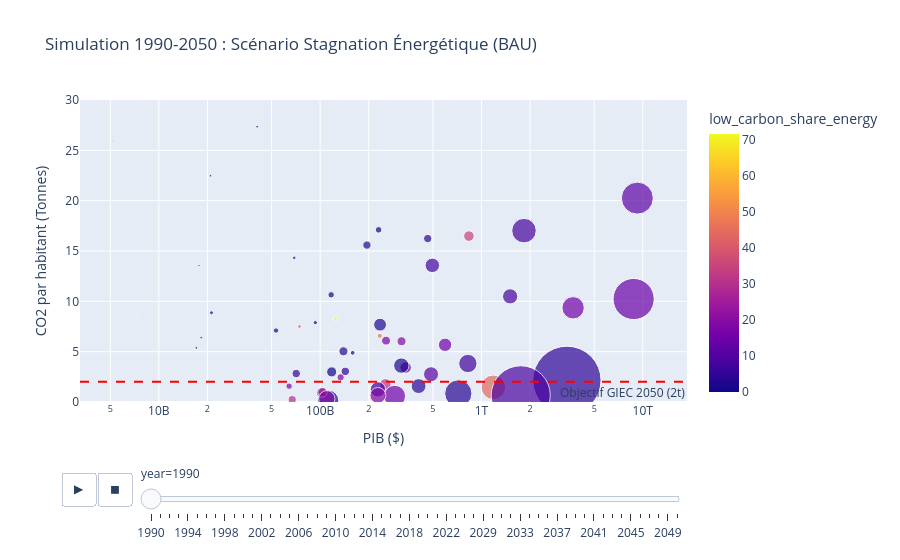

The cell this chart's notebook holds for it:
### Code cell
# 1. On prépare le dataset du passé en renommant la colonne CO2 pour qu'elle corresponde au futur
df_passé = df_ml[['country', 'year', 'gdp', 'population', 'low_carbon_share_energy', 'co2_per_capita']].copy()
df_passé = df_passé.rename(columns={'co2_per_capita': 'co2_final'})

# 2. On prépare le dataset du futur avec le même nom de colonne
df_futur = df_futur_bau[['country', 'year', 'gdp', 'population', 'low_carbon_share_energy', 'co2_per_capita_pred']].copy()
df_futur = df_futur.rename(columns={'co2_per_capita_pred': 'co2_final'})

# 3. Le grand collage (On empile les lignes)
df_total_2050 = pd.concat([df_passé, df_futur], ignore_index=True)

# 4. Optionnel mais recommandé : On applique ton idée de regrouper l'UE pour que ce soit lisible !
pays_ue = ['France', 'Germany', 'Italy', 'Spain', 'Netherlands', 'Belgium', 'Poland', 'Sweden', 'Austria', 'Denmark', 'Finland', 'Ireland', 'Portugal', 'Greece', 'Czechia', 'Romania', 'Hungary', 'Slovakia', 'Bulgaria', 'Croatia', 'Lithuania', 'Slovenia', 'Latvia', 'Estonia', 'Cyprus', 'Luxembourg', 'Malta']
df_total_2050['region_or_country'] = df_total_2050['country']
df_total_2050.loc[df_total_2050['country'].isin(pays_ue), 'region_or_country'] = 'Union Européenne'

df_global_visu = df_total_2050.groupby(['region_or_country', 'year']).agg({
    'gdp': 'sum',
    'population': 'sum',
    'co2_final': 'mean',
    'low_carbon_share_energy': 'mean'
}).reset_index()

# 5. On génère le graphique Plotly ultime
import plotly.express as px

fig = px.scatter(df_global_visu,
                 x="gdp",
                 y="co2_final",
                 size="population",
                 size_max=60,
                 color="low_carbon_share_energy",
                 hover_name="region_or_country",
                 log_x=True,
                 animation_frame="year",
                 range_y=[0, 30], # Garde l'axe Y fixe pour bien voir les mouvements
                 title="Simulation 1990-2050 : Scénario Stagnation Énergétique (BAU)",
                 labels={"gdp":"PIB ($)", "co2_final": "CO2 par habitant (Tonnes)"})

# On ajoute la ligne d'objectif du GIEC dont on a parlé (les 2 tonnes !)
fig.add_hline(y=2, line_dash="dash", line_color="red", annotation_text="Objectif GIEC 2050 (2t)", annotation_position="bottom right")

fig.show()

### Figure 1 — Plotly figure (JSON) as saved in the notebook; plotly's stock layout.template omitted (floating-point values rounded to 4 significant figures)
{"data": [{"hovertemplate": "<b>%{hovertext}</b><br><br>year=1990<br>PIB ($)=%{x}<br>CO2 par habitant (Tonnes)=%{y}<br>population=%{marker.size}<br>low_carbon_share_energy=%{marker.color}<extra></extra>", "hovertext": ["Algeria", "Argentina", "Australia", "Azerbaijan", "Bangladesh", "Belarus", "Brazil", "Canada", "Chile", "China", "Colombia", "Ecuador", "Egypt", "Hong Kong", "Iceland", "India", "Indonesia", "Iran", "Iraq", "Israel", "Japan", "Kazakhstan", "Kuwait", "Malaysia", "Mexico", "Morocco", "New Zealand", "North Macedonia", "Norway", "Oman", "Pakistan", "Peru", "Philippines", "Qatar", "Russia", "Saudi Arabia", "Singapore", "South Africa", "South Korea", "Sri Lanka", "Switzerland", "Taiwan", "Thailand", "Trinidad and Tobago", "Turkey", "Turkmenistan", "Ukraine", "Union Européenne", "United Arab Emirates", "United Kingdom", "United States", "Uzbekistan", "Venezuela", "Vietnam"], "legendgroup": "", "marker": {"color": [0.119, 13.7, 4.137, 1.77, 3.332, 0.012, 43.67, 35.07, 18.08, 4.45, 31.2, 17.3, 7.097, 0.0, 59.08, 8.845, 3.597, 2.531, 5.453, 0.006, 15.85, 2.384, 0.0, 4.645, 7.005, 4.106, 40.27, 4.612, 71.56, 0.0, 16.08, 28.07, 18.76, 0.0, 7.893, 0.0, 0.097, 2.553, 14.88, 29.79, 45.97, 18.87, 3.878, 0.139, 11.59, 0.005, 7.553, 14.33, 0.0, 7.938, 12.01, 3.562, 17.21, 19.58], "coloraxis": "coloraxis", "size": [25380000.0, 32760000.0, 17130000.0, 7231000.0, 111600000.0, 10190000.0, 149100000.0, 27790000.0, 13440000.0, 1154000000.0, 32440000.0, 10470000.0, 58400000.0, 5561000.0, 254800.0, 865000000.0, 183500000.0, 58380000.0, 17580000.0, 4545000.0, 123400000.0, 17150000.0, 1685000.0, 17830000.0, 82820000.0, 24380000.0, 3397000.0, 2064000.0, 4241000.0, 1764000.0, 116200000.0, 22010000.0, 62850000.0, 440200.0, 149000000.0, 10640000.0, 3040000.0, 40750000.0, 44080000.0, 16350000.0, 6713000.0, 20590000.0, 54740000.0, 1252000.0, 56020000.0, 3761000.0, 52050000.0, 419600000.0, 1898000.0, 57370000.0, 253400000.0, 20460000.0, 19830000.0, 65500000.0], "sizemode": "area", "sizeref": 494900.0, "symbol": "circle"}, "mode": "markers", "name": "", "orientation": "v", "showlegend": false, "type": "scatter", "x": [117800000000.0, 338800000000.0, 464100000000.0, 53240000000.0, 112100000000.0, 117000000000.0, 1185000000000.0, 836000000000.0, 134000000000.0, 3385000000000.0, 253500000000.0, 64190000000.0, 228000000000.0, 159000000000.0, 7326000000.0, 1751000000000.0, 718500000000.0, 318500000000.0, 71050000000.0, 93270000000.0, 3700000000000.0, 194900000000.0, 20900000000.0, 143200000000.0, 823600000000.0, 102200000000.0, 74480000000.0, 17070000000.0, 124900000000.0, 18310000000.0, 290100000000.0, 103600000000.0, 227900000000.0, 5222000000.0, 1835000000000.0, 230200000000.0, 69070000000.0, 235100000000.0, 594800000000.0, 67100000000.0, 234200000000.0, 319500000000.0, 407600000000.0, 17710000000.0, 486800000000.0, 21200000000.0, 495900000000.0, 8776000000000.0, 40640000000.0, 1506000000000.0, 9250000000000.0, 139400000000.0, 256100000000.0, 109900000000.0], "xaxis": "x", "y": [2.991, 3.425, 16.24, 7.101, 0.126, 10.65, 1.466, 16.48, 2.449, 2.153, 1.753, 1.575, 1.248, 4.882, 8.719, 0.668, 0.845, 3.616, 2.826, 7.882, 9.359, 15.59, 22.47, 3.043, 3.825, 0.915, 7.504, 5.378, 8.254, 6.398, 0.584, 0.972, 0.649, 25.96, 17.02, 17.1, 14.32, 7.68, 5.683, 0.233, 6.576, 6.033, 1.581, 13.56, 2.759, 8.871, 13.57, 10.23, 27.35, 10.49, 20.25, 5.039, 6.096, 0.325], "yaxis": "y"}], "layout": {"annotations": [{"showarrow": false, "text": "Objectif GIEC 2050 (2t)", "x": 1, "xanchor": "right", "xref": "x domain", "y": 2, "yanchor": "top", "yref": "y"}], "coloraxis": {"colorbar": {"title": {"text": "low_carbon_share_energy"}}, "colorscale": [[0, "#0d0887"], [0.1111, "#46039f"], [0.2222, "#7201a8"], [0.3333, "#9c179e"], [0.4444, "#bd3786"], [0.5556, "#d8576b"], [0.6667, "#ed7953"], [0.7778, "#fb9f3a"], [0.8889, "#fdca26"], [1, "#f0f921"]]}, "legend": {"itemsizing": "constant", "tracegroupgap": 0}, "shapes": [{"line": {"color": "red", "dash": "dash"}, "type": "line", "x0": 0, "x1": 1, "xref": "x domain", "y0": 2, "y1": 2, "yref": "y"}], "sliders": [{"active": 0, "currentvalue": {"prefix": "year="}, "len": 0.9, "pad": {"b": 10, "t": 60}, "steps": [{"args": [["1990"], {"frame": {"duration": 0, "redraw": false}, "fromcurrent": true, "mode": "immediate", "transition": {"duration": 0, "easing": "linear"}}], "label": "1990", "method": "animate"}, {"args": [["1991"], {"frame": {"duration": 0, "redraw": false}, "fromcurrent": true, "mode": "immediate", "transition": {"duration": 0, "easing": "linear"}}], "label": "1991", "method": "animate"}, {"args": [["1992"], {"frame": {"duration": 0, "redraw": false}, "fromcurrent": true, "mode": "immediate", "transition": {"duration": 0, "easing": "linear"}}], "label": "1992", "method": "animate"}, {"args": [["1993"], {"frame": {"duration": 0, "redraw": false}, "fromcurrent": true, "mode": "immediate", "transition": {"duration": 0, "easing": "linear"}}], "label": "1993", "method": "animate"}, {"args": [["1994"], {"frame": {"duration": 0, "redraw": false}, "fromcurrent": true, "mode": "immediate", "transition": {"duration": 0, "easing": "linear"}}], "label": "1994", "method": "animate"}, {"args": [["1995"], {"frame": {"duration": 0, "redraw": false}, "fromcurrent": true, "mode": "immediate", "transition": {"duration": 0, "easing": "linear"}}], "label": "1995", "method": "animate"}, {"args": [["1996"], {"frame": {"duration": 0, "redraw": false}, "fromcurrent": true, "mode": "immediate", "transition": {"duration": 0, "easing": "linear"}}], "label": "1996", "method": "animate"}, {"args": [["1997"], {"frame": {"duration": 0, "redraw": false}, "fromcurrent": true, "mode": "immediate", "transition": {"duration": 0, "easing": "linear"}}], "label": "1997", "method": "animate"}, {"args": [["1998"], {"frame": {"duration": 0, "redraw": false}, "fromcurrent": true, "mode": "immediate", "transition": {"duration": 0, "easing": "linear"}}], "label": "1998", "method": "animate"}, {"args": [["1999"], {"frame": {"duration": 0, "redraw": false}, "fromcurrent": true, "mode": "immediate", "transition": {"duration": 0, "easing": "linear"}}], "label": "1999", "method": "animate"}, {"args": [["2000"], {"frame": {"duration": 0, "redraw": false}, "fromcurrent": true, "mode": "immediate", "transition": {"duration": 0, "easing": "linear"}}], "label": "2000", "method": "animate"}, {"args": [["2001"], {"frame": {"duration": 0, "redraw": false}, "fromcurrent": true, "mode": "immediate", "transition": {"duration": 0, "easing": "linear"}}], "label": "2001", "method": "animate"}, {"args": [["2002"], {"frame": {"duration": 0, "redraw": false}, "fromcurrent": true, "mode": "immediate", "transition": {"duration": 0, "easing": "linear"}}], "label": "2002", "method": "animate"}, {"args": [["2003"], {"frame": {"duration": 0, "redraw": false}, "fromcurrent": true, "mode": "immediate", "transition": {"duration": 0, "easing": "linear"}}], "label": "2003", "method": "animate"}, {"args": [["2004"], {"frame": {"duration": 0, "redraw": false}, "fromcurrent": true, "mode": "immediate", "transition": {"duration": 0, "easing": "linear"}}], "label": "2004", "method": "animate"}, {"args": [["2005"], {"frame": {"duration": 0, "redraw": false}, "fromcurrent": true, "mode": "immediate", "transition": {"duration": 0, "easing": "linear"}}], "label": "2005", "method": "animate"}, {"args": [["2006"], {"frame": {"duration": 0, "redraw": false}, "fromcurrent": true, "mode": "immediate", "transition": {"duration": 0, "easing": "linear"}}], "label": "2006", "method": "animate"}, {"args": [["2007"], {"frame": {"duration": 0, "redraw": false}, "fromcurrent": true, "mode": "immediate", "transition": {"duration": 0, "easing": "linear"}}], "label": "2007", "method": "animate"}, {"args": [["2008"], {"frame": {"duration": 0, "redraw": false}, "fromcurrent": true, "mode": "immediate", "transition": {"duration": 0, "easing": "linear"}}], "label": "2008", "method": "animate"}, {"args": [["2009"], {"frame": {"duration": 0, "redraw": false}, "fromcurrent": true, "mode": "immediate", "transition": {"duration": 0, "easing": "linear"}}], "label": "2009", "method": "animate"}, {"args": [["2010"], {"frame": {"duration": 0, "redraw": false}, "fromcurrent": true, "mode": "immediate", "transition": {"duration": 0, "easing": "linear"}}], "label": "2010", "method": "animate"}, {"args": [["2011"], {"frame": {"duration": 0, "redraw": false}, "fromcurrent": true, "mode": "immediate", "transition": {"duration": 0, "easing": "linear"}}], "label": "2011", "method": "animate"}, {"args": [["2012"], {"frame": {"duration": 0, "redraw": false}, "fromcurrent": true, "mode": "immediate", "transition": {"duration": 0, "easing": "linear"}}], "label": "2012", "method": "animate"}, {"args": [["2013"], {"frame": {"duration": 0, "redraw": false}, "fromcurrent": true, "mode": "immediate", "transition": {"duration": 0, "easing": "linear"}}], "label": "2013", "method": "animate"}, {"args": [["2014"], {"frame": {"duration": 0, "redraw": false}, "fromcurrent": true, "mode": "immediate", "transition": {"duration": 0, "easing": "linear"}}], "label": "2014", "method": "animate"}, {"args": [["2015"], {"frame": {"duration": 0, "redraw": false}, "fromcurrent": true, "mode": "immediate", "transition": {"duration": 0, "easing": "linear"}}], "label": "2015", "method": "animate"}, {"args": [["2016"], {"frame": {"duration": 0, "redraw": false}, "fromcurrent": true, "mode": "immediate", "transition": {"duration": 0, "easing": "linear"}}], "label": "2016", "method": "animate"}, {"args": [["2017"], {"frame": {"duration": 0, "redraw": false}, "fromcurrent": true, "mode": "immediate", "transition": {"duration": 0, "easing": "linear"}}], "label": "2017", "method": "animate"}, {"args": [["2018"], {"frame": {"duration": 0, "redraw": false}, "fromcurrent": true, "mode": "immediate", "transition": {"duration": 0, "easing": "linear"}}], "label": "2018", "method": "animate"}, {"args": [["2019"], {"frame": {"duration": 0, "redraw": false}, "fromcurrent": true, "mode": "immediate", "transition": {"duration": 0, "easing": "linear"}}], "label": "2019", "method": "animate"}, {"args": [["2020"], {"frame": {"duration": 0, "redraw": false}, "fromcurrent": true, "mode": "immediate", "transition": {"duration": 0, "easing": "linear"}}], "label": "2020", "method": "animate"}, {"args": [["2021"], {"frame": {"duration": 0, "redraw": false}, "fromcurrent": true, "mode": "immediate", "transition": {"duration": 0, "easing": "linear"}}], "label": "2021", "method": "animate"}, {"args": [["2022"], {"frame": {"duration": 0, "redraw": false}, "fromcurrent": true, "mode": "immediate", "transition": {"duration": 0, "easing": "linear"}}], "label": "2022", "method": "animate"}, {"args": [["2026"], {"frame": {"duration": 0, "redraw": false}, "fromcurrent": true, "mode": "immediate", "transition": {"duration": 0, "easing": "linear"}}], "label": "2026", "method": "animate"}, {"args": [["2027"], {"frame": {"duration": 0, "redraw": false}, "fromcurrent": true, "mode": "immediate", "transition": {"duration": 0, "easing": "linear"}}], "label": "2027", "method": "animate"}, {"args": [["2028"], {"frame": {"duration": 0, "redraw": false}, "fromcurrent": true, "mode": "immediate", "transition": {"duration": 0, "easing": "linear"}}], "label": "2028", "method": "animate"}, {"args": [["2029"], {"frame": {"duration": 0, "redraw": false}, "fromcurrent": true, "mode": "immediate", "transition": {"duration": 0, "easing": "linear"}}], "label": "2029", "method": "animate"}, {"args": [["2030"], {"frame": {"duration": 0, "redraw": false}, "fromcurrent": true, "mode": "immediate", "transition": {"duration": 0, "easing": "linear"}}], "label": "2030", "method": "animate"}, {"args": [["2031"], {"frame": {"duration": 0, "redraw": false}, "fromcurrent": true, "mode": "immediate", "transition": {"duration": 0, "easing": "linear"}}], "label": "2031", "method": "animate"}, {"args": [["2032"], {"frame": {"duration": 0, "redraw": false}, "fromcurrent": true, "mode": "immediate", "transition": {"duration": 0, "easing": "linear"}}], "label": "2032", "method": "animate"}, {"args": [["2033"], {"frame": {"duration": 0, "redraw": false}, "fromcurrent": true, "mode": "immediate", "transition": {"duration": 0, "easing": "linear"}}], "label": "2033", "method": "animate"}, {"args": [["2034"], {"frame": {"duration": 0, "redraw": false}, "fromcurrent": true, "mode": "immediate", "transition": {"duration": 0, "easing": "linear"}}], "label": "2034", "method": "animate"}, {"args": [["2035"], {"frame": {"duration": 0, "redraw": false}, "fromcurrent": true, "mode": "immediate", "transition": {"duration": 0, "easing": "linear"}}], "label": "2035", "method": "animate"}, {"args": [["2036"], {"frame": {"duration": 0, "redraw": false}, "fromcurrent": true, "mode": "immediate", "transition": {"duration": 0, "easing": "linear"}}], "label": "2036", "method": "animate"}, {"args": [["2037"], {"frame": {"duration": 0, "redraw": false}, "fromcurrent": true, "mode": "immediate", "transition": {"duration": 0, "easing": "linear"}}], "label": "2037", "method": "animate"}, {"args": [["2038"], {"frame": {"duration": 0, "redraw": false}, "fromcurrent": true, "mode": "immediate", "transition": {"duration": 0, "easing": "linear"}}], "label": "2038", "method": "animate"}, {"args": [["2039"], {"frame": {"duration": 0, "redraw": false}, "fromcurrent": true, "mode": "immediate", "transition": {"duration": 0, "easing": "linear"}}], "label": "2039", "method": "animate"}, {"args": [["2040"], {"frame": {"duration": 0, "redraw": false}, "fromcurrent": true, "mode": "immediate", "transition": {"duration": 0, "easing": "linear"}}], "label": "2040", "method": "animate"}, {"args": [["2041"], {"frame": {"duration": 0, "redraw": false}, "fromcurrent": true, "mode": "immediate", "transition": {"duration": 0, "easing": "linear"}}], "label": "2041", "method": "animate"}, {"args": [["2042"], {"frame": {"duration": 0, "redraw": false}, "fromcurrent": true, "mode": "immediate", "transition": {"duration": 0, "easing": "linear"}}], "label": "2042", "method": "animate"}, {"args": [["2043"], {"frame": {"duration": 0, "redraw": false}, "fromcurrent": true, "mode": "immediate", "transition": {"duration": 0, "easing": "linear"}}], "label": "2043", "method": "animate"}, {"args": [["2044"], {"frame": {"duration": 0, "redraw": false}, "fromcurrent": true, "mode": "immediate", "transition": {"duration": 0, "easing": "linear"}}], "label": "2044", "method": "animate"}, {"args": [["2045"], {"frame": {"duration": 0, "redraw": false}, "fromcurrent": true, "mode": "immediate", "transition": {"duration": 0, "easing": "linear"}}], "label": "2045", "method": "animate"}, {"args": [["2046"], {"frame": {"duration": 0, "redraw": false}, "fromcurrent": true, "mode": "immediate", "transition": {"duration": 0, "easing": "linear"}}], "label": "2046", "method": "animate"}, {"args": [["2047"], {"frame": {"duration": 0, "redraw": false}, "fromcurrent": true, "mode": "immediate", "transition": {"duration": 0, "easing": "linear"}}], "label": "2047", "method": "animate"}, {"args": [["2048"], {"frame": {"duration": 0, "redraw": false}, "fromcurrent": true, "mode": "immediate", "transition": {"duration": 0, "easing": "linear"}}], "label": "2048", "method": "animate"}, {"args": [["2049"], {"frame": {"duration": 0, "redraw": false}, "fromcurrent": true, "mode": "immediate", "transition": {"duration": 0, "easing": "linear"}}], "label": "2049", "method": "animate"}, {"args": [["2050"], {"frame": {"duration": 0, "redraw": false}, "fromcurrent": true, "mode": "immediate", "transition": {"duration": 0, "easing": "linear"}}], "label": "2050", "method": "animate"}], "x": 0.1, "xanchor": "left", "y": 0, "yanchor": "top"}], "title": {"text": "Simulation 1990-2050 : Scénario Stagnation Énergétique (BAU)"}, "updatemenus": [{"buttons": [{"args": [null, {"frame": {"duration": 500, "redraw": false}, "fromcurrent": true, "mode": "immediate", "transition": {"duration": 500, "easing": "linear"}}], "label": "&#9654;", "method": "animate"}, {"args": [[null], {"frame": {"duration": 0, "redraw": false}, "fromcurrent": true, "mode": "immediate", "transition": {"duration": 0, "easing": "linear"}}], "label": "&#9724;", "method": "animate"}], "direction": "left", "pad": {"r": 10, "t": 70}, "showactive": false, "type": "buttons", "x": 0.1, "xanchor": "right", "y": 0, "yanchor": "top"}], "xaxis": {"anchor": "y", "domain": [0, 1], "title": {"text": "PIB ($)"}, "type": "log"}, "yaxis": {"anchor": "x", "domain": [0, 1], "range": [0, 30], "title": {"text": "CO2 par habitant (Tonnes)"}}}}
